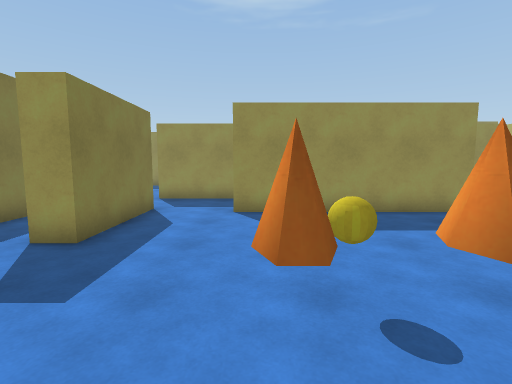
View 1 (above)

24 first-person views from a walk through a scene from a Unity 3-D project. The camera is 1.5 m above the floor, tilts 6° down and sees 85° across. The floor is counted in squares, 1 m on a side. Each view is taken from the middle of a square. On the plan, view 1 faces up. The plan holds only what a view shows up to about 14 squares ahead; the rest is blank. The player is left out.

View 2
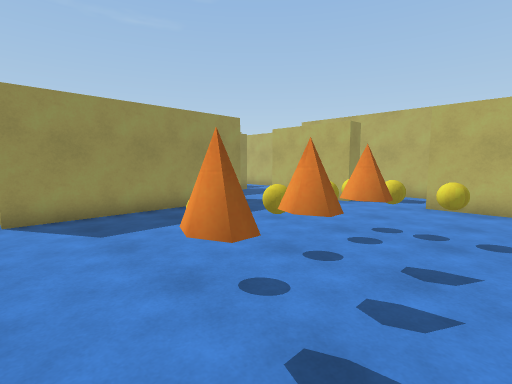

View 3
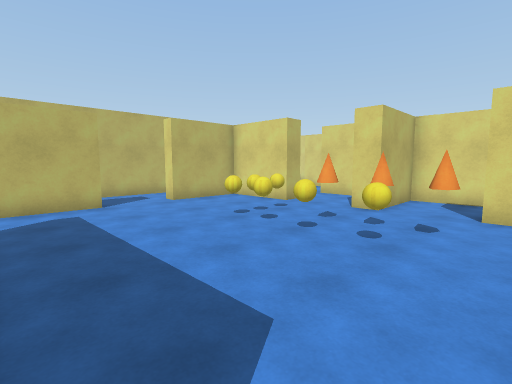

View 4
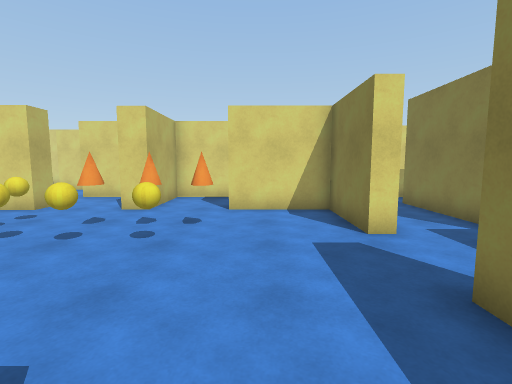

View 5
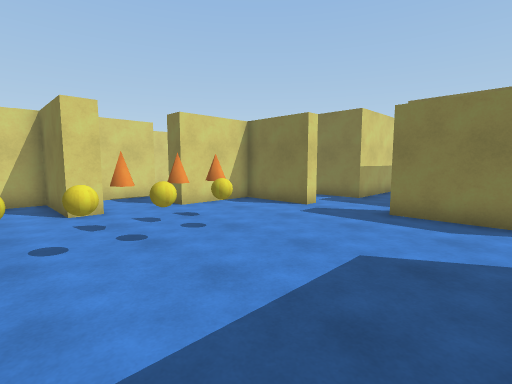

View 6
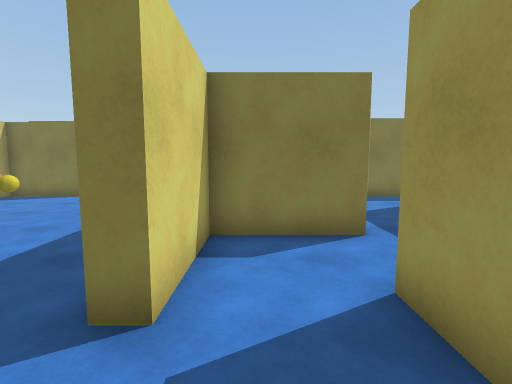

View 7
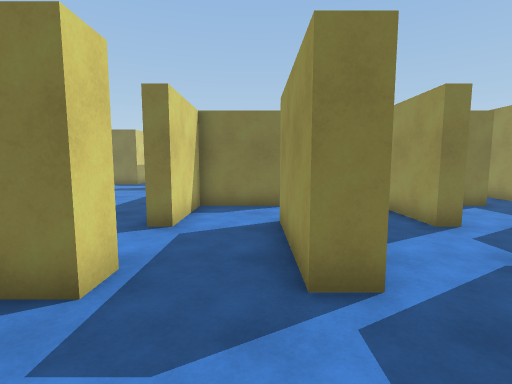

View 8
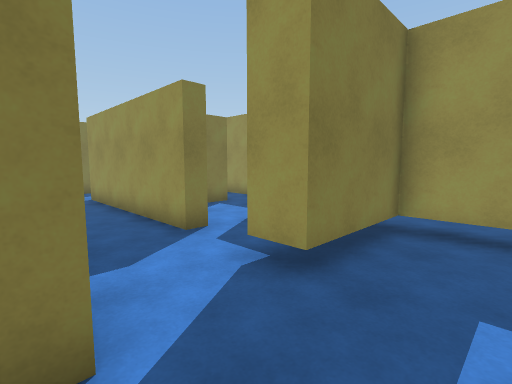

View 9
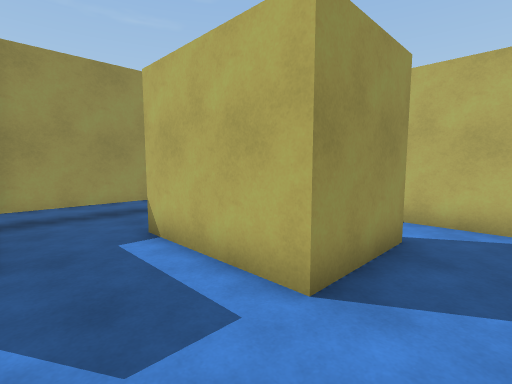

View 10
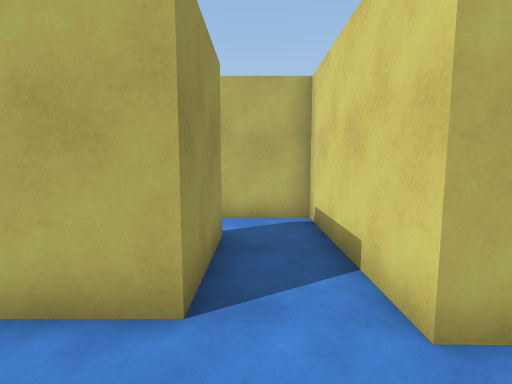

View 11
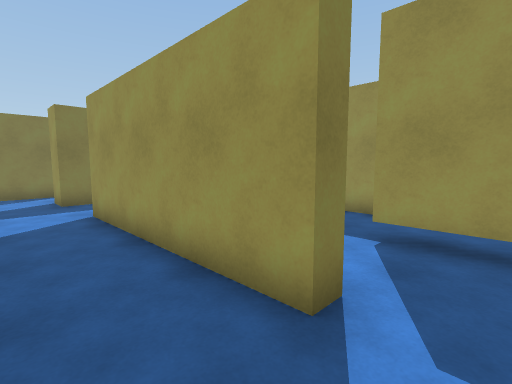

View 12
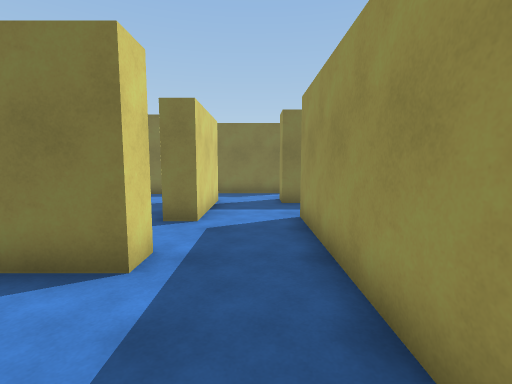

View 13
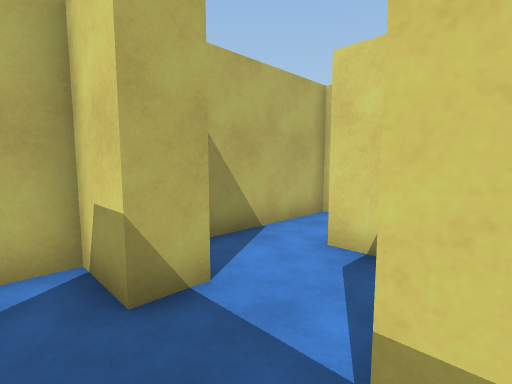

View 14
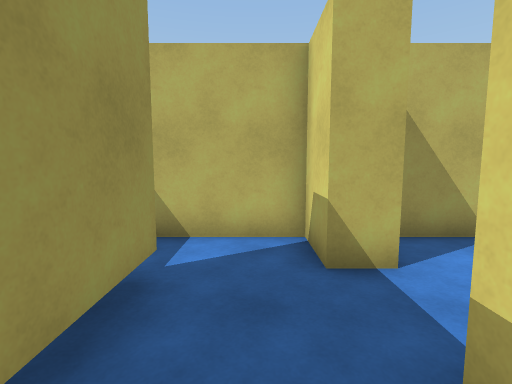

View 15
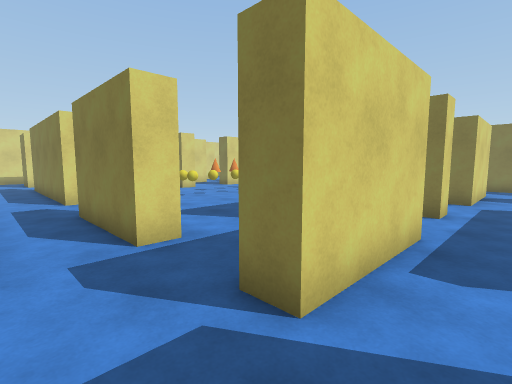

View 16
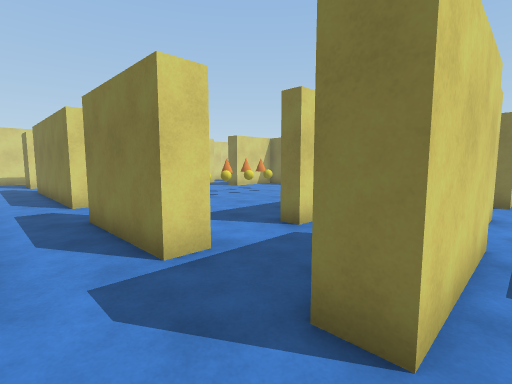

View 17
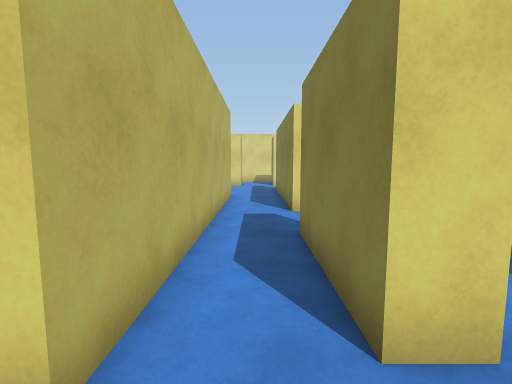

View 18
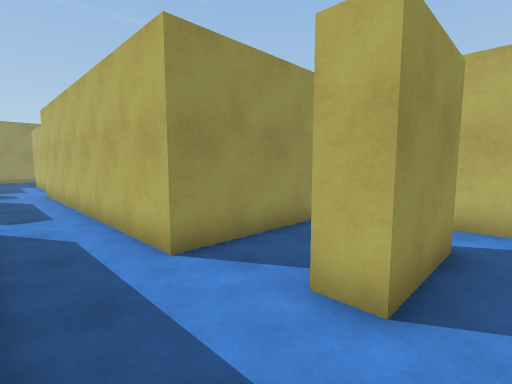

View 19
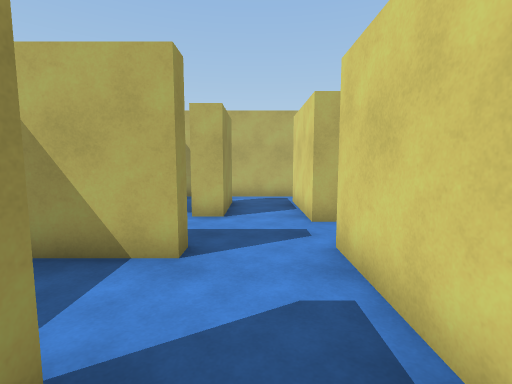

View 20
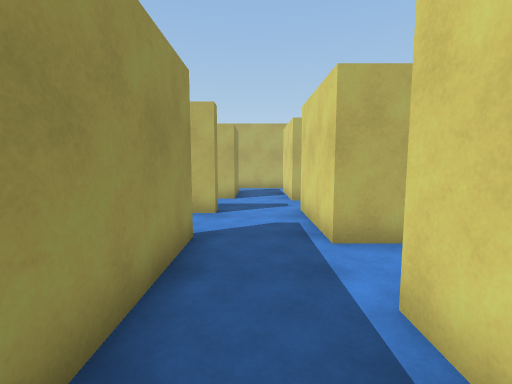

View 21
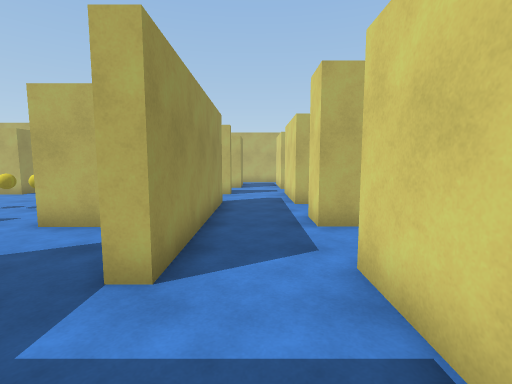

View 22
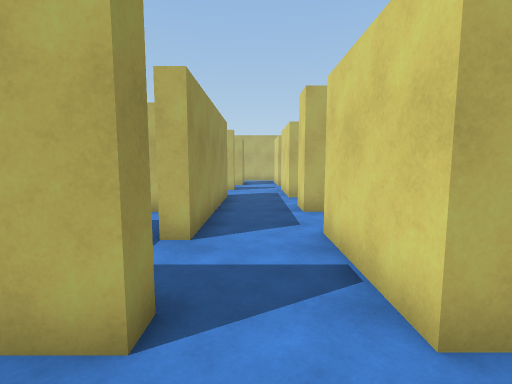

View 23
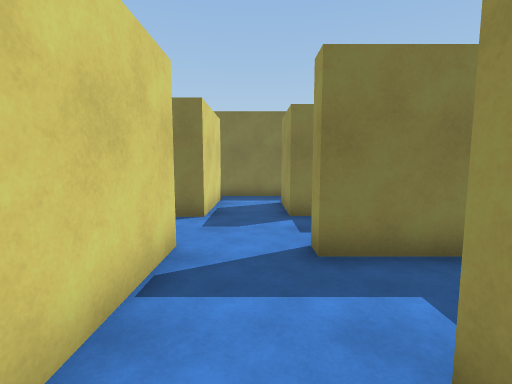

View 24
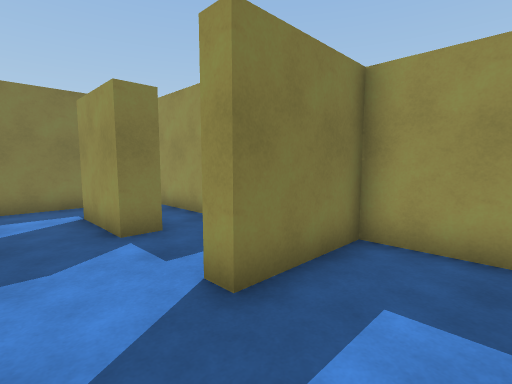

### Floor plan
Key: @ floor where view 1 was taken; # wall or solid block; . floor; T thing the floor can be seen under or through; O other object.
Columns run from 12 left of view 1 to 18 right of it. Each row starts with its distance up from view 1.
 21              #####
 20               ..........
 19                #..          ..#
 18                #..### TTTTT#..#
 17                  .... T.......#
 16          #.       #.. #.....###
 15      #..##..#######..##..#..# #
 14      #...................#....#
 13      #...................#....#
 12      #  ####...#..####...###..#
 11         .....  #..............#
 10         ....   #..............#
  9      #   #..#######..##.#######
  8      #   #...........##.#
  7      #.  #...........##.#
  6       .. #...........##.#
  5        .##...........##.#
  4      ...................#
  3   ####.......O.OOO......#
  2      #..##.......O...##.#
  1      #.. #.......O...##.#
  0      #.. #..@........##.#
 -1      #.  ###...#..#####.#
 -2  #####.  ###...#..#  ##.#####
 -3   .....  #.....#... .##...... #
 -4      #..##..#######..##..#    #
 -5 #..###..##..#######......###..#
 -6 #.............................#
 -7 #.............................#
 -8 # ####..#####..##.#####.##### #
 -9                   #

Positions as (right, up) in squares from view 1, and headings:
1: (0, 0), facing up
2: (-1, 0), facing up-right
3: (-1, 8), facing down-right
4: (-1, 8), facing down
5: (5, 8), facing down-left
6: (9, 10), facing left
7: (13, 11), facing left
8: (12, 12), facing up-left
9: (10, 10), facing up-right
10: (10, 11), facing right
11: (8, 13), facing up-left
12: (7, 14), facing left
13: (13, 17), facing down-right
14: (12, 17), facing right
15: (12, 14), facing down-left
16: (12, 13), facing down-left
17: (11, 11), facing down
18: (10, -6), facing up-right
19: (5, -6), facing right
20: (1, -6), facing right
21: (-4, -6), facing right
22: (-6, -6), facing right
23: (1, -6), facing left
24: (-1, -7), facing up-left
